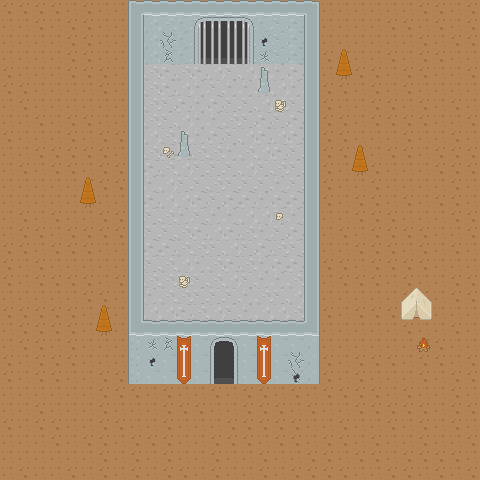

Rendered tile map (Tiled .tmx) drawn with the repository's tilesets; below, a short description and the map source with its tile grids summarised:
An orthogonal 30x30 tile map with 16x16 px tiles, 3 tile layers (Floor, walls, objects), 2 tilesets and 23 objects (17x wall, 4x zombie, player, portal).

<map version="1.2" tiledversion="1.2.4" orientation="orthogonal" renderorder="right-down" width="30" height="30" tilewidth="16" tileheight="16" infinite="0" nextlayerid="5" nextobjectid="29">
 <tileset firstgid="1" source="dungeon_transparent.tsx" />
 <tileset firstgid="523" source="roguelike_rpg_transparent.tsx" />
 <layer id="1" name="Floor" width="30" height="30">
  <data>[900 cells, 900 non-empty, 7 distinct tile ids]</data>
 </layer>
 <layer id="2" name="walls" width="30" height="30">
  <data>[900 cells, 132 non-empty, 16 distinct tile ids]</data>
 </layer>
 <layer id="3" name="objects" width="30" height="30">
  <data>[900 cells, 50 non-empty, 33 distinct tile ids]</data>
 </layer>
 <objectgroup id="4" name="objects">
  <object id="2" name="player" x="381" y="326.5" width="16.5" height="17.5" />
  <object id="4" name="wall" x="132.75" y="321" width="77.5" height="51" />
  <object id="5" name="wall" x="237.5" y="321" width="77.5" height="51" />
  <object id="6" name="wall" type="portal" x="211" y="321" width="26.25" height="44.75" />
  <object id="8" name="wall" x="131.875" y="1.625" width="8" height="319.75" />
  <object id="9" name="wall" x="307.625" y="1.375" width="8.25" height="319.75" />
  <object id="10" name="wall" x="141" y="32.5" width="166" height="13.25" />
  <object id="12" name="wall" x="261" y="68.25" width="5.75" height="12.25" />
  <object id="13" name="wall" x="181.375" y="131.125" width="5.75" height="12.25" />
  <object id="14" name="wall" x="100.25" y="307.75" width="6.75" height="13.5" />
  <object id="15" name="wall" x="84.375" y="179" width="6.75" height="13.5" />
  <object id="16" name="wall" x="356.625" y="146.75" width="6.75" height="13.5" />
  <object id="17" name="wall" x="340.625" y="50.75" width="6.75" height="13.5" />
  <object id="18" name="wall" x="403.875" y="289.75" width="24" height="15.75" />
  <object id="19" name="wall" x="420.75" y="337.25" width="6.25" height="1.75" />
  <object id="20" name="zombie" x="242.417" y="409.917" width="16.5" height="17.5" />
  <object id="21" name="zombie" x="304.417" y="445.917" width="16.5" height="17.5" />
  <object id="22" name="zombie" x="418.417" y="189.917" width="16.5" height="17.5" />
  <object id="23" name="zombie" x="40.4167" y="347.917" width="16.5" height="17.5" />
  <object id="24" name="wall" x="-5.33333" y="0" width="5.33333" height="477.333" />
  <object id="25" name="wall" x="480.667" y="0.666833" width="5.33333" height="477.333" />
  <object id="27" name="wall" x="-0.666667" y="480" width="484.667" height="4" />
  <object id="28" name="wall" x="-2.3335" y="-4.66667" width="484.667" height="4" />
 </objectgroup>
</map>
